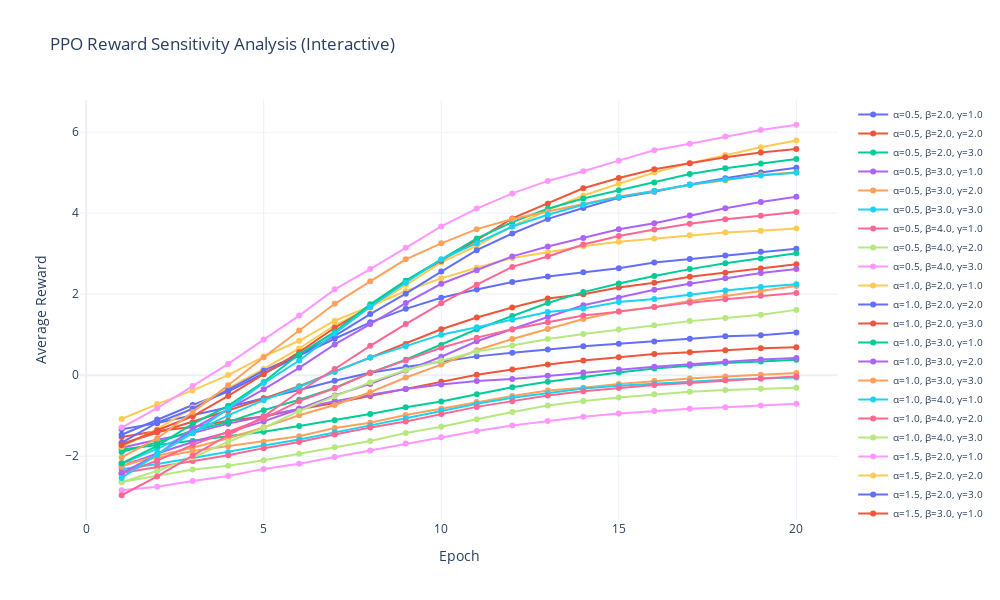

Here is the notebook cell this chart was saved with:
### Code cell
import os
import pandas as pd
import numpy as np
import torch
import torch.nn as nn
import torch.optim as optim
from torch.distributions import Categorical
from sklearn.preprocessing import StandardScaler
import plotly.graph_objects as go

file_path = r"C:\Users\曦曦yyds\Desktop\ppo_user_clustered.csv"
output_dir = r"C:\Users\曦曦yyds\Desktop\ppo_sensitivity_results"
os.makedirs(output_dir, exist_ok=True)

# Data loading & preprocessing
df = pd.read_csv(file_path)
state_cols = ['arrival_hour', 'park_duration', 'energy_gap', 'demand_level_encoded', 'price_sensitive_flag']
X = df[state_cols].values
scaler = StandardScaler()
X_scaled = scaler.fit_transform(X)
states = torch.tensor(X_scaled, dtype=torch.float32)

# Policy network
class PolicyNet(nn.Module):
    def __init__(self, in_dim, out_dim):
        super().__init__()
        self.net = nn.Sequential(
            nn.Linear(in_dim, 64),
            nn.ReLU(),
            nn.Linear(64, 64),
            nn.ReLU(),
            nn.Linear(64, out_dim),
            nn.Softmax(dim=-1)
        )
    def forward(self, x):
        return self.net(x)

# Sensitivity parameter combinations
alpha_values = [0.5, 1.0, 1.5]
beta_values = [2.0, 3.0, 4.0]
gamma_values = [1.0, 2.0, 3.0]
epochs = 20
results = []

# Sensitivity analysis loop
for alpha in alpha_values:
    for beta in beta_values:
        for gamma in gamma_values:
            policy = PolicyNet(states.shape[1], 5)
            optimizer = optim.Adam(policy.parameters(), lr=0.005)
            reward_history = []
            for epoch in range(epochs):
                probs = policy(states)
                dist = Categorical(probs)
                actions = dist.sample()
                log_probs = dist.log_prob(actions)

                df_temp = df.copy()
                df_temp['action_index'] = actions.numpy()
                df_temp['action_value'] = df_temp['action_index'].map({0: -0.2, 1: -0.1, 2: 0.0, 3: 0.1, 4: 0.2})
                max_rate = 7.2
                delivered_energy = np.minimum(df_temp['energy_gap'], df_temp['park_duration']) * max_rate
                revenue = df_temp['action_value'] * delivered_energy
                peak_penalty = df_temp['arrival_hour'].apply(lambda h: 1 if (8 <= h <= 11 or 16 <= h <= 19) else 0)
                discomfort_penalty = (df_temp['price_sensitive_flag'] == 1) & (df_temp['action_value'] > 0)

                rewards = alpha * revenue - beta * peak_penalty - gamma * discomfort_penalty
                rewards = torch.tensor(rewards.values, dtype=torch.float32)

                loss = -(log_probs * rewards).mean()
                optimizer.zero_grad()
                loss.backward()
                optimizer.step()

                avg_reward = rewards.mean().item()
                reward_history.append(avg_reward)

            label = f"α={alpha}, β={beta}, γ={gamma}"
            results.append({'label': label, 'reward_history': reward_history})

# Interactive Plotly Visualization
fig = go.Figure()
for result in results:
    fig.add_trace(go.Scatter(
        x=list(range(1, epochs + 1)),
        y=result['reward_history'],
        mode='lines+markers',
        name=result['label']
    ))
fig.update_layout(
    title="PPO Reward Sensitivity Analysis (Interactive)",
    xaxis_title="Epoch",
    yaxis_title="Average Reward",
    template="plotly_white",
    width=1000,
    height=600,
    legend=dict(font=dict(size=10))
)
fig.write_html(os.path.join(output_dir, "ppo_reward_sensitivity_interactive.html"))
fig.show()

### Figure 1 — Plotly figure (JSON) as saved in the notebook; plotly's stock layout.template omitted (floating-point values rounded to 4 significant figures)
{"data": [{"mode": "lines+markers", "name": "α=0.5, β=2.0, γ=1.0", "type": "scatter", "x": [1, 2, 3, 4, 5, 6, 7, 8, 9, 10, 11, 12, 13, 14, 15, 16, 17, 18, 19, 20], "y": [-1.335, -1.185, -0.9887, -0.7928, -0.5704, -0.3671, -0.1393, 0.05889, 0.2, 0.3388, 0.4639, 0.554, 0.6366, 0.7112, 0.7785, 0.8312, 0.8961, 0.962, 0.9862, 1.052]}, {"mode": "lines+markers", "name": "α=0.5, β=2.0, γ=2.0", "type": "scatter", "x": [1, 2, 3, 4, 5, 6, 7, 8, 9, 10, 11, 12, 13, 14, 15, 16, 17, 18, 19, 20], "y": [-1.528, -1.378, -1.279, -1.125, -1.022, -0.8401, -0.6901, -0.5173, -0.3413, -0.1655, 0.0102, 0.1398, 0.2659, 0.3603, 0.442, 0.5205, 0.5674, 0.618, 0.6651, 0.6902]}, {"mode": "lines+markers", "name": "α=0.5, β=2.0, γ=3.0", "type": "scatter", "x": [1, 2, 3, 4, 5, 6, 7, 8, 9, 10, 11, 12, 13, 14, 15, 16, 17, 18, 19, 20], "y": [-1.838, -1.728, -1.623, -1.525, -1.399, -1.258, -1.116, -0.9591, -0.7935, -0.65, -0.4724, -0.2987, -0.1639, -0.04524, 0.06293, 0.1632, 0.2298, 0.3004, 0.3384, 0.3819]}, {"mode": "lines+markers", "name": "α=0.5, β=3.0, γ=1.0", "type": "scatter", "x": [1, 2, 3, 4, 5, 6, 7, 8, 9, 10, 11, 12, 13, 14, 15, 16, 17, 18, 19, 20], "y": [-1.792, -1.593, -1.431, -1.197, -1.012, -0.8204, -0.6406, -0.4835, -0.3444, -0.2282, -0.1428, -0.0919, -0.01678, 0.06289, 0.1415, 0.2065, 0.2708, 0.3352, 0.3853, 0.4209]}, {"mode": "lines+markers", "name": "α=0.5, β=3.0, γ=2.0", "type": "scatter", "x": [1, 2, 3, 4, 5, 6, 7, 8, 9, 10, 11, 12, 13, 14, 15, 16, 17, 18, 19, 20], "y": [-2.17, -2.044, -1.875, -1.756, -1.642, -1.508, -1.303, -1.176, -0.985, -0.8294, -0.6621, -0.5157, -0.3783, -0.3107, -0.2203, -0.1453, -0.08265, -0.03078, 0.01239, 0.05332]}, {"mode": "lines+markers", "name": "α=0.5, β=3.0, γ=3.0", "type": "scatter", "x": [1, 2, 3, 4, 5, 6, 7, 8, 9, 10, 11, 12, 13, 14, 15, 16, 17, 18, 19, 20], "y": [-2.321, -2.194, -2.043, -1.9, -1.739, -1.586, -1.403, -1.24, -1.062, -0.8784, -0.7061, -0.5564, -0.4436, -0.3282, -0.263, -0.2067, -0.1571, -0.1112, -0.08537, -0.05857]}, {"mode": "lines+markers", "name": "α=0.5, β=4.0, γ=1.0", "type": "scatter", "x": [1, 2, 3, 4, 5, 6, 7, 8, 9, 10, 11, 12, 13, 14, 15, 16, 17, 18, 19, 20], "y": [-2.415, -2.267, -2.118, -1.98, -1.802, -1.65, -1.467, -1.292, -1.143, -0.9593, -0.783, -0.6413, -0.5029, -0.3975, -0.3165, -0.2441, -0.1912, -0.1279, -0.08249, -0.03417]}, {"mode": "lines+markers", "name": "α=0.5, β=4.0, γ=2.0", "type": "scatter", "x": [1, 2, 3, 4, 5, 6, 7, 8, 9, 10, 11, 12, 13, 14, 15, 16, 17, 18, 19, 20], "y": [-2.639, -2.489, -2.329, -2.237, -2.101, -1.942, -1.781, -1.625, -1.43, -1.272, -1.089, -0.9072, -0.7508, -0.6404, -0.5489, -0.4692, -0.4066, -0.3678, -0.3329, -0.3098]}, {"mode": "lines+markers", "name": "α=0.5, β=4.0, γ=3.0", "type": "scatter", "x": [1, 2, 3, 4, 5, 6, 7, 8, 9, 10, 11, 12, 13, 14, 15, 16, 17, 18, 19, 20], "y": [-2.84, -2.755, -2.612, -2.491, -2.314, -2.189, -2.018, -1.858, -1.686, -1.532, -1.379, -1.243, -1.13, -1.027, -0.947, -0.8848, -0.8299, -0.7919, -0.7471, -0.704]}, {"mode": "lines+markers", "name": "α=1.0, β=2.0, γ=1.0", "type": "scatter", "x": [1, 2, 3, 4, 5, 6, 7, 8, 9, 10, 11, 12, 13, 14, 15, 16, 17, 18, 19, 20], "y": [-1.082, -0.7139, -0.3773, 0.001509, 0.4586, 0.8488, 1.344, 1.697, 2.079, 2.391, 2.652, 2.892, 3.034, 3.184, 3.292, 3.374, 3.457, 3.521, 3.566, 3.622]}, {"mode": "lines+markers", "name": "α=1.0, β=2.0, γ=2.0", "type": "scatter", "x": [1, 2, 3, 4, 5, 6, 7, 8, 9, 10, 11, 12, 13, 14, 15, 16, 17, 18, 19, 20], "y": [-1.471, -1.096, -0.736, -0.4036, 0.04873, 0.4853, 0.8989, 1.305, 1.637, 1.912, 2.117, 2.299, 2.438, 2.539, 2.639, 2.784, 2.871, 2.956, 3.047, 3.119]}, {"mode": "lines+markers", "name": "α=1.0, β=2.0, γ=3.0", "type": "scatter", "x": [1, 2, 3, 4, 5, 6, 7, 8, 9, 10, 11, 12, 13, 14, 15, 16, 17, 18, 19, 20], "y": [-1.692, -1.418, -1.16, -0.8738, -0.5789, -0.2727, 0.08562, 0.4342, 0.7679, 1.132, 1.423, 1.672, 1.89, 1.997, 2.163, 2.284, 2.43, 2.526, 2.631, 2.736]}, {"mode": "lines+markers", "name": "α=1.0, β=3.0, γ=1.0", "type": "scatter", "x": [1, 2, 3, 4, 5, 6, 7, 8, 9, 10, 11, 12, 13, 14, 15, 16, 17, 18, 19, 20], "y": [-1.897, -1.659, -1.372, -1.155, -0.8638, -0.6086, -0.3152, 0.05656, 0.3798, 0.7476, 1.132, 1.46, 1.78, 2.051, 2.265, 2.449, 2.618, 2.764, 2.883, 3.008]}, {"mode": "lines+markers", "name": "α=1.0, β=3.0, γ=2.0", "type": "scatter", "x": [1, 2, 3, 4, 5, 6, 7, 8, 9, 10, 11, 12, 13, 14, 15, 16, 17, 18, 19, 20], "y": [-2.251, -1.935, -1.649, -1.408, -1.142, -0.8362, -0.5001, -0.2152, 0.1132, 0.4537, 0.8375, 1.127, 1.434, 1.727, 1.913, 2.109, 2.255, 2.392, 2.523, 2.621]}, {"mode": "lines+markers", "name": "α=1.0, β=3.0, γ=3.0", "type": "scatter", "x": [1, 2, 3, 4, 5, 6, 7, 8, 9, 10, 11, 12, 13, 14, 15, 16, 17, 18, 19, 20], "y": [-2.248, -1.991, -1.793, -1.559, -1.288, -0.9914, -0.7377, -0.4207, -0.05843, 0.2603, 0.6149, 0.8929, 1.141, 1.384, 1.571, 1.683, 1.83, 1.959, 2.079, 2.199]}, {"mode": "lines+markers", "name": "α=1.0, β=4.0, γ=1.0", "type": "scatter", "x": [1, 2, 3, 4, 5, 6, 7, 8, 9, 10, 11, 12, 13, 14, 15, 16, 17, 18, 19, 20], "y": [-2.18, -1.819, -1.419, -0.9937, -0.6174, -0.291, 0.08674, 0.4338, 0.7161, 0.9999, 1.185, 1.368, 1.56, 1.647, 1.808, 1.879, 1.991, 2.09, 2.178, 2.243]}, {"mode": "lines+markers", "name": "α=1.0, β=4.0, γ=2.0", "type": "scatter", "x": [1, 2, 3, 4, 5, 6, 7, 8, 9, 10, 11, 12, 13, 14, 15, 16, 17, 18, 19, 20], "y": [-2.435, -2.11, -1.721, -1.402, -1.072, -0.642, -0.3237, 0.05787, 0.3643, 0.6753, 0.926, 1.134, 1.305, 1.471, 1.569, 1.685, 1.791, 1.873, 1.959, 2.03]}, {"mode": "lines+markers", "name": "α=1.0, β=4.0, γ=3.0", "type": "scatter", "x": [1, 2, 3, 4, 5, 6, 7, 8, 9, 10, 11, 12, 13, 14, 15, 16, 17, 18, 19, 20], "y": [-2.642, -2.364, -2.033, -1.644, -1.304, -0.8839, -0.52, -0.177, 0.1257, 0.3612, 0.5855, 0.7296, 0.8931, 1.018, 1.127, 1.23, 1.334, 1.41, 1.489, 1.612]}, {"mode": "lines+markers", "name": "α=1.5, β=2.0, γ=1.0", "type": "scatter", "x": [1, 2, 3, 4, 5, 6, 7, 8, 9, 10, 11, 12, 13, 14, 15, 16, 17, 18, 19, 20], "y": [-1.295, -0.8158, -0.2705, 0.2779, 0.8776, 1.472, 2.119, 2.619, 3.145, 3.672, 4.112, 4.488, 4.795, 5.034, 5.296, 5.55, 5.714, 5.891, 6.051, 6.182]}, {"mode": "lines+markers", "name": "α=1.5, β=2.0, γ=2.0", "type": "scatter", "x": [1, 2, 3, 4, 5, 6, 7, 8, 9, 10, 11, 12, 13, 14, 15, 16, 17, 18, 19, 20], "y": [-1.773, -1.333, -0.7998, -0.3204, 0.1549, 0.6588, 1.228, 1.663, 2.229, 2.783, 3.195, 3.674, 4.074, 4.436, 4.727, 5.005, 5.235, 5.438, 5.627, 5.794]}, {"mode": "lines+markers", "name": "α=1.5, β=2.0, γ=3.0", "type": "scatter", "x": [1, 2, 3, 4, 5, 6, 7, 8, 9, 10, 11, 12, 13, 14, 15, 16, 17, 18, 19, 20], "y": [-1.669, -1.174, -0.8308, -0.3672, 0.1108, 0.5085, 0.9705, 1.509, 2.011, 2.558, 3.085, 3.498, 3.858, 4.127, 4.377, 4.531, 4.708, 4.864, 5.003, 5.122]}, {"mode": "lines+markers", "name": "α=1.5, β=3.0, γ=1.0", "type": "scatter", "x": [1, 2, 3, 4, 5, 6, 7, 8, 9, 10, 11, 12, 13, 14, 15, 16, 17, 18, 19, 20], "y": [-1.733, -1.361, -1.014, -0.5121, 0.02413, 0.5677, 1.17, 1.691, 2.326, 2.821, 3.332, 3.869, 4.233, 4.614, 4.866, 5.083, 5.233, 5.38, 5.5, 5.586]}, {"mode": "lines+markers", "name": "α=1.5, β=3.0, γ=2.0", "type": "scatter", "x": [1, 2, 3, 4, 5, 6, 7, 8, 9, 10, 11, 12, 13, 14, 15, 16, 17, 18, 19, 20], "y": [-2.177, -1.746, -1.205, -0.7582, -0.1669, 0.5206, 1.07, 1.748, 2.332, 2.848, 3.375, 3.78, 4.107, 4.361, 4.567, 4.756, 4.965, 5.11, 5.223, 5.338]}, {"mode": "lines+markers", "name": "α=1.5, β=3.0, γ=3.0", "type": "scatter", "x": [1, 2, 3, 4, 5, 6, 7, 8, 9, 10, 11, 12, 13, 14, 15, 16, 17, 18, 19, 20], "y": [-2.422, -1.965, -1.325, -0.8378, -0.3486, 0.1799, 0.758, 1.261, 1.78, 2.257, 2.592, 2.932, 3.176, 3.385, 3.603, 3.75, 3.941, 4.12, 4.274, 4.405]}, {"mode": "lines+markers", "name": "α=1.5, β=4.0, γ=1.0", "type": "scatter", "x": [1, 2, 3, 4, 5, 6, 7, 8, 9, 10, 11, 12, 13, 14, 15, 16, 17, 18, 19, 20], "y": [-2.033, -1.563, -0.9115, -0.2504, 0.4423, 1.1, 1.762, 2.316, 2.859, 3.254, 3.605, 3.853, 4.038, 4.211, 4.413, 4.548, 4.695, 4.814, 4.945, 5.007]}, {"mode": "lines+markers", "name": "α=1.5, β=4.0, γ=2.0", "type": "scatter", "x": [1, 2, 3, 4, 5, 6, 7, 8, 9, 10, 11, 12, 13, 14, 15, 16, 17, 18, 19, 20], "y": [-2.536, -1.955, -1.43, -0.8255, -0.1946, 0.3612, 1.031, 1.69, 2.282, 2.861, 3.26, 3.67, 3.961, 4.206, 4.396, 4.553, 4.701, 4.829, 4.928, 4.999]}, {"mode": "lines+markers", "name": "α=1.5, β=4.0, γ=3.0", "type": "scatter", "x": [1, 2, 3, 4, 5, 6, 7, 8, 9, 10, 11, 12, 13, 14, 15, 16, 17, 18, 19, 20], "y": [-2.965, -2.499, -1.988, -1.478, -1.024, -0.4023, 0.152, 0.7242, 1.261, 1.774, 2.235, 2.673, 2.929, 3.227, 3.437, 3.598, 3.738, 3.851, 3.939, 4.027]}], "layout": {"height": 600, "legend": {"font": {"size": 10}}, "title": {"text": "PPO Reward Sensitivity Analysis (Interactive)"}, "width": 1000, "xaxis": {"title": {"text": "Epoch"}}, "yaxis": {"title": {"text": "Average Reward"}}}}
